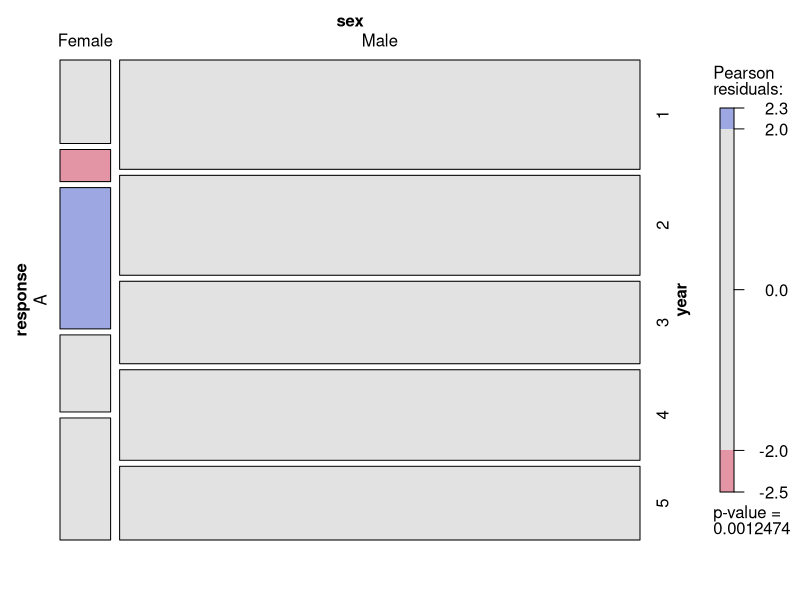
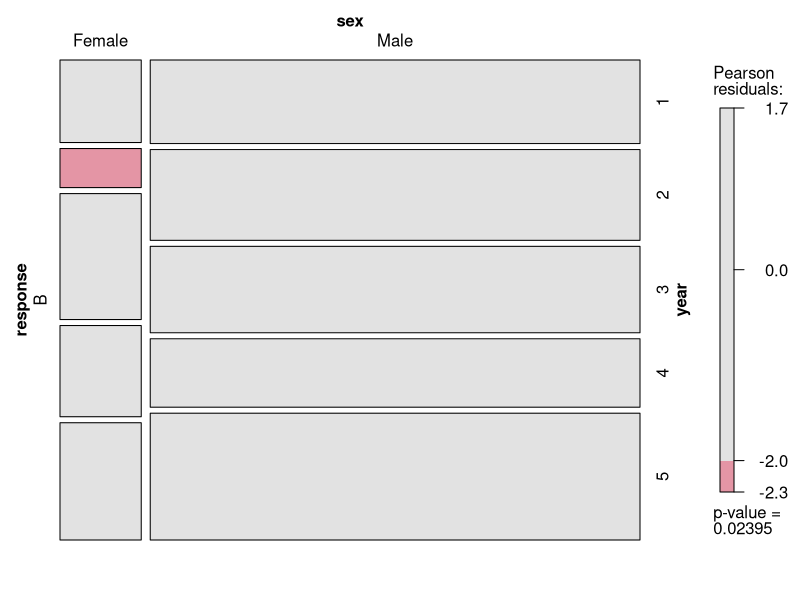
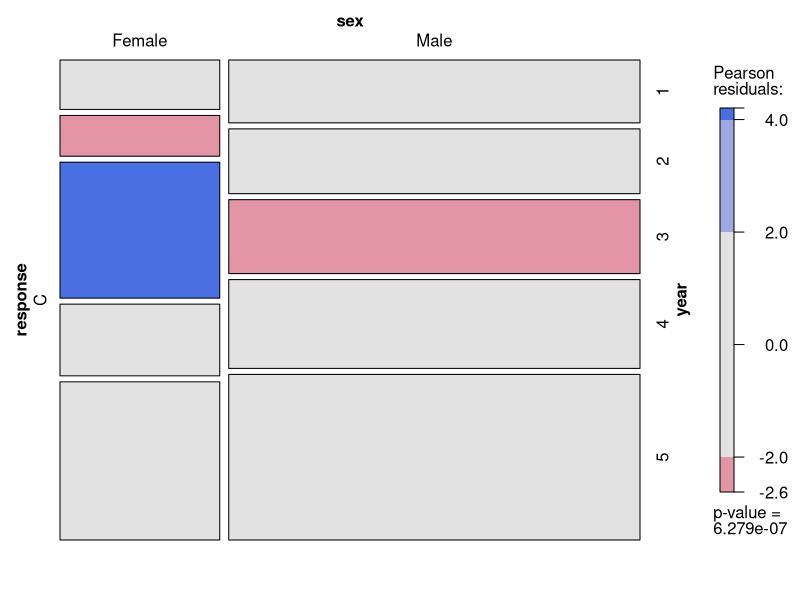
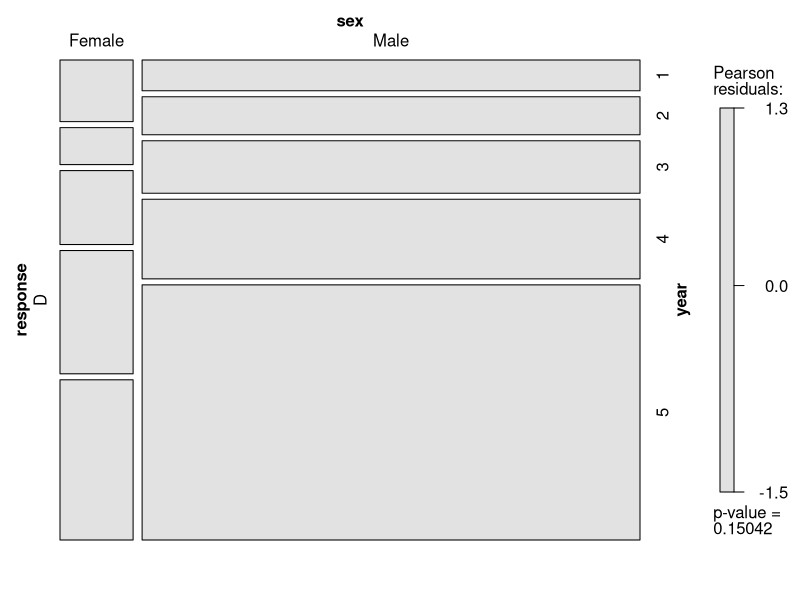
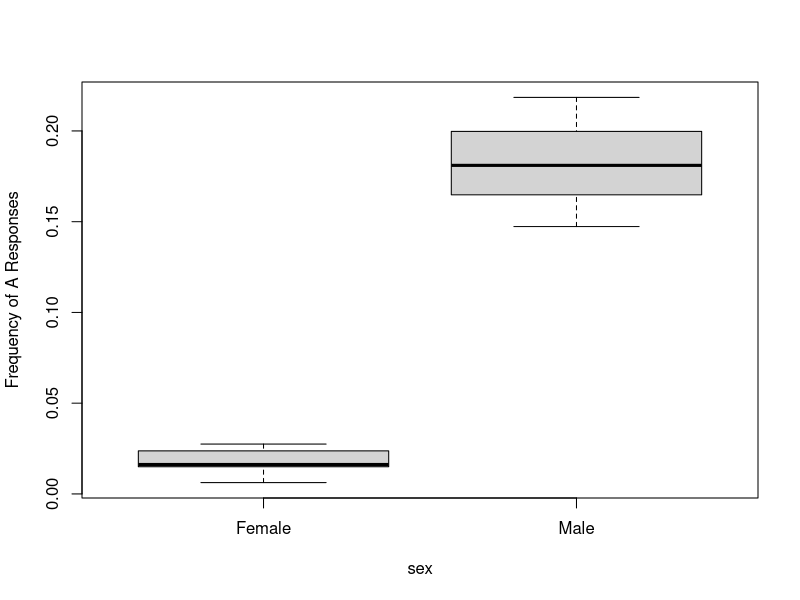
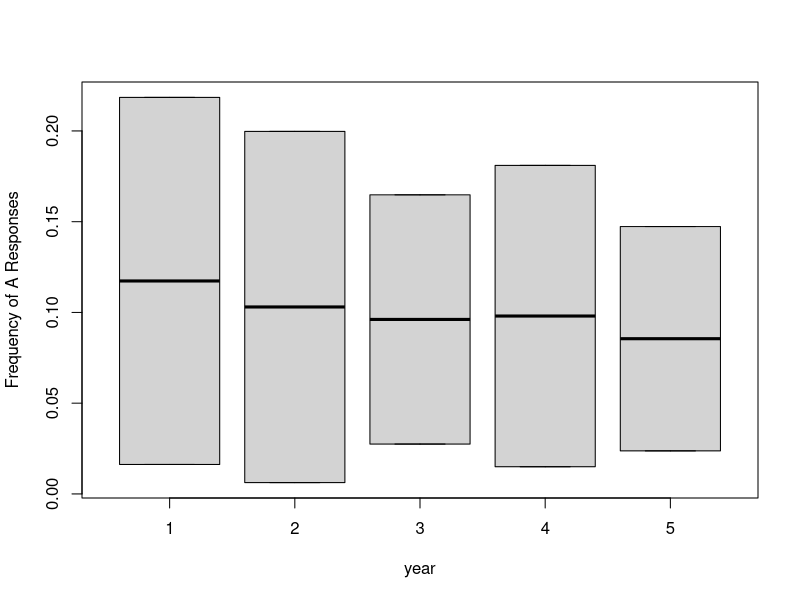
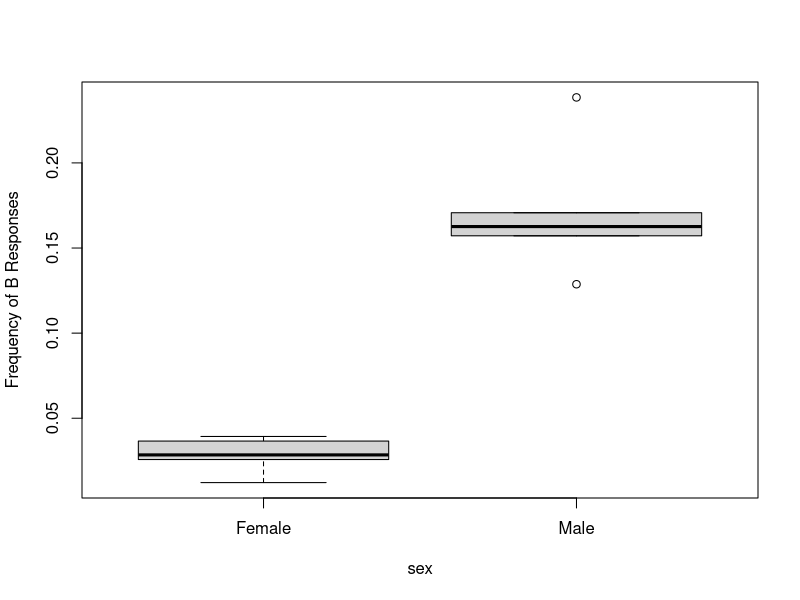
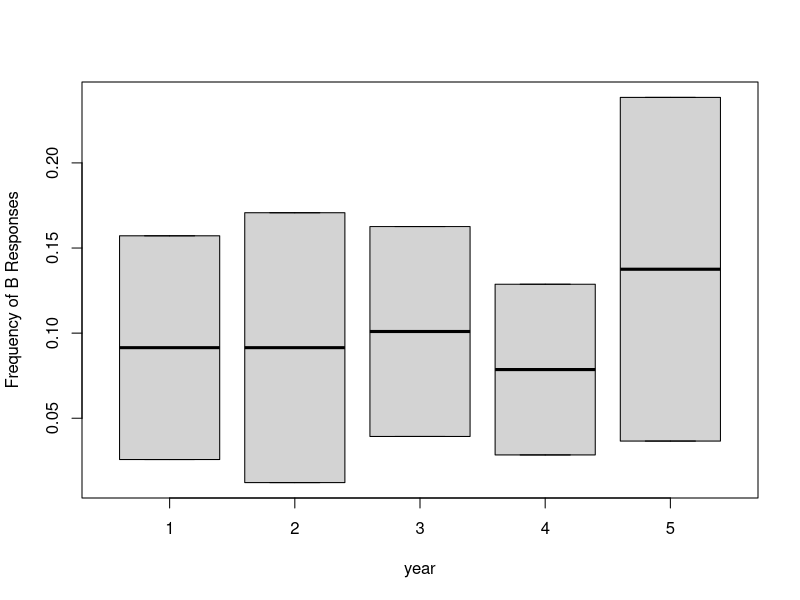

Write R code to recreate these figures, in order.
## ---- chunk 1
knitr::opts_chunk$set(echo = TRUE)
## ---- chunk 2
#install vcdExtra
## ---- chunk 3
#look at the data
data(Vietnam, package = "vcdExtra")
names(Vietnam)
str(Vietnam)
## ---- chunk 4
#reorganize and make a table
data(Vietnam, package = "vcdExtra")
Vietnam.tab <- xtabs(Freq ~ year+sex+response, Vietnam)
ftable(Vietnam.tab, row.vars = 1)
## ---- chunk 5
#separate response A, dropping all others 
a.tab <- xtabs(Freq ~ year+sex+response, data = Vietnam, subset = response == "A", drop.unused.levels = TRUE)
str(a.tab)
## ---- chunk 6
#mosaic of response A by sex and year
vcd::mosaic(Freq~response+sex+year, data= a.tab, shade= TRUE)
## ---- chunk 7
#repeat with response B, C, and D
#separate response B, dropping all others 
b.tab <- xtabs(Freq ~ year+sex+response, data = Vietnam, subset = response == "B", drop.unused.levels = TRUE)
#separate response C, dropping all others 
c.tab <- xtabs(Freq ~ year+sex+response, data = Vietnam, subset = response == "C", drop.unused.levels = TRUE)
#separate response D, dropping all others 
d.tab <- xtabs(Freq ~ year+sex+response, data = Vietnam, subset = response == "D", drop.unused.levels = TRUE)
## ---- chunk 8
vcd::mosaic(~response+sex+year, data= b.tab, shade= TRUE)
## ---- chunk 9
vcd::mosaic(~response+sex+year, data= c.tab, shade= TRUE)
## ---- chunk 10
vcd::mosaic(~response+sex+year, data= d.tab, shade= TRUE)
## ---- chunk 11
#create proportion table for responses
prop.tableA <- prop.table(a.tab)
prop.tableB <- prop.table(b.tab)
prop.tableC <- prop.table(c.tab)
prop.tableD <- prop.table(d.tab)
print(prop.tableA)
## ---- chunk 12
print(prop.tableB)
## ---- chunk 13
print(prop.tableC)
## ---- chunk 14
print(prop.tableD)
## ---- chunk 15
# turn those to data frames
PropA <- as.data.frame(prop.tableA)
PropB <- as.data.frame(prop.tableB)
PropC <- as.data.frame(prop.tableC)
PropD <- as.data.frame(prop.tableD)
## ---- chunk 16
# look at frequency of response A proportions
plot(Freq~sex+year, ylab= "Frequency of A Responses", data=PropA)
## ---- chunk 17
#look at frequency of response B proportions
plot(Freq~sex+year, ylab= "Frequency of B Responses", data=PropB)
## ---- chunk 18
#look at frequency of response C proportions
plot(Freq~sex+year, ylab= "Frequency of C Responses", data=PropC)
## ---- chunk 19
#look at frequency of response D proportions
plot(Freq~sex+year, ylab= "Frequency of D Responses", data=PropD)
## ---- chunk 20
#separate out sex
BySex <- xtabs(Freq~sex+response, data=Vietnam.tab)

#analyse the associations between sex and response
CrosstableSex <- margin.table(BySex, 2:1)
gmodels::CrossTable(CrosstableSex, prop.chisq=FALSE, prop.c= TRUE, format= "SPSS")
## ---- chunk 21
#separate out year
ByYear <- xtabs(Freq~year+response, data=Vietnam.tab)

#analyse the associations between year and response
CrosstableYear <- margin.table(ByYear, 2:1)
gmodels::CrossTable(CrosstableYear, prop.chisq= FALSE, prop.c= TRUE, format= "SPSS")
## ---- chunk 22
#find chi-square for frequency of sex and response
summary(ByYear)
## ---- chunk 23
#mosaic plot
plot(ByYear, shade= TRUE)
## ---- chunk 24
#find chi-square for year and reponse
summary(BySex)
## ---- chunk 25
#mosaic plot
plot(BySex, shade= TRUE)
## ---- chunk 26
vcd::assocstats(BySex)
## ---- chunk 27
vcd::assocstats(ByYear)
## ---- chunk 28
#fit a loglinear model
MASS::loglm(Freq~response+year, data=Vietnam.tab)
## ---- chunk 29
#follow with a mosaic plot
mosaicplot(Freq~response+year, shade= TRUE, xlab= "Response", ylab= "Year", data=Vietnam.tab)
## ---- chunk 30
#mosaic plot of response by year
plot(ByYear, shade= TRUE)
## ---- chunk 31
#find the odds for year and response
vcd::loddsratio(Freq~year+response, log=TRUE, ref=NULL, data= Vietnam.tab)
## ---- chunk 32
#find the odds for sex and response
vcd::loddsratio(Freq~sex+response, log=TRUE, ref=NULL, data= Vietnam.tab)
## ---- chunk 33
#get all of the loddsratios
x_lor <- vcd::loddsratio(Vietnam.tab)
coef(x_lor)
x_lor
confint(x_lor)
summary(x_lor)
## ---- chunk 34
#conduct CMH test for the ordinal variables, year and response
vcdExtra::CMHtest(Freq~response+year, data= Vietnam.tab)
## ---- chunk 35
#modeling Freq as a function of the three variables using the glm function. Family is set to poisson since we're modelling counts (independence model, assuming the three variables are independent of one another)
mod0 <- glm(Freq ~ response + year + sex, 
            data = Vietnam.tab, family = poisson)
summary(mod0)
## ---- chunk 36
#calculate p-value for mod0
pchisq(deviance(mod0), df = df.residual(mod0), lower.tail = F)
## ---- chunk 37
#plot the model with only response and year
mod1 <- glm(Freq ~ response + year,
            data = Vietnam.tab, family = poisson)
summary(mod1)
## ---- chunk 38
#find the chi square for that model
pchisq(0.424, df = 31, lower.tail = F)
## ---- chunk 39
#look at interactions
mod2 <- glm((Freq ~ response * year),
            data = Vietnam.tab, family = poisson)
summary(mod2)
## ---- chunk 40
#verify that the homogenous assiciation model fits just as well as the saturated model by performing a likelihood ratio test 
anova(mod0, mod1, mod2)
## ---- chunk 41
#find the chi square for model 2
pchisq(deviance(mod2), df= df.residual(mod2), lower.tail = F)
## ---- chunk 42
#find the chi square for model 2
pchisq(deviance(mod1), df= df.residual(mod1), lower.tail = F)
## ---- chunk 43
#plot the residuals from model 2
plot(mod2)
## ---- chunk 44
#plot the residuals from model 0
plot(mod0)
## ---- chunk 45
#plot the saturated model
plot(Vietnam.tab, shade=TRUE)
## ---- chunk 46
#LogLM for year and response
MASS::loglm(Freq~(year+response), data=Vietnam.tab)
## ---- chunk 47
#plot loddsratio of response by sex
plot(vcd::loddsratio(Freq~ sex+response, data=BySex, xlab= "Response", ylab= "LOR Sex/Response"))
## ---- chunk 48
#plot loddsratio of response by year
plot(vcd::loddsratio(Freq~ year+response, data=ByYear, xlab= "Response", ylab= "LOR Year/Response"))
## ---- chunk 49
#plot it all!
plot(vcd::loddsratio(Vietnam.tab), xlab= "Year", ylab= "LOR Year/Sex")
## ---- chunk 50
#correspondence analyses of association (response by year)
Vietnam.ca <- ca::ca(ByYear)
plot(Vietnam.ca)
